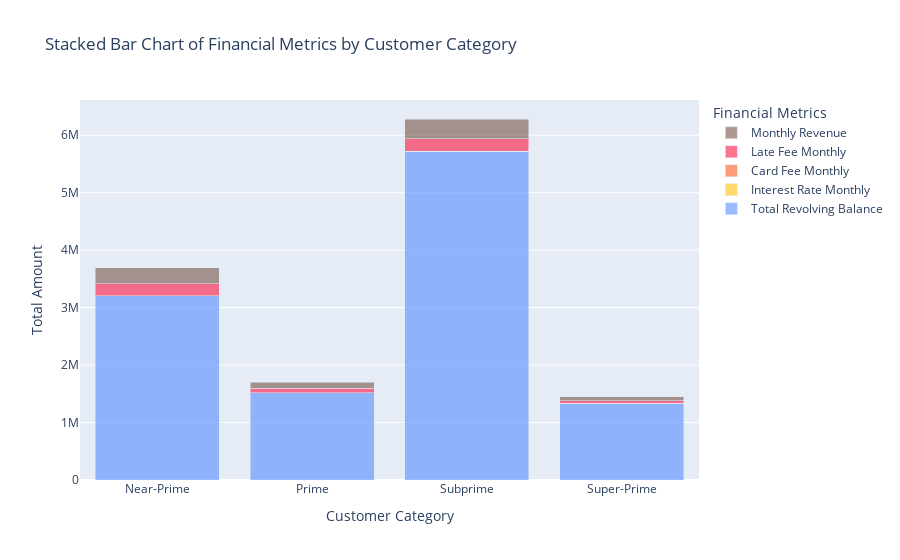

Source (notebook cell):
### Code cell
#plotting stacked bar chart


# Group by 'Customer_Category' and sum the other columns
grouped_data = stack_bar_data.groupby('Customer_Category').sum()

# Extract data for each variable
total_revolving_bal = grouped_data['Total_Revolving_Bal']
interest_rate_monthly = grouped_data['Interest_Rate_monthly']
card_fee_monthly = grouped_data['Card_Fee_Monthly']
late_fee_monthly = grouped_data['Late_Fee_Monthly']
monthly_revenue = grouped_data['Monthy_Revenue']

# Define the categories and colors
categories = grouped_data.index
colors = ['rgba(87, 140, 255, 0.6)', 'rgba(255, 193, 7, 0.6)', 'rgba(255, 87, 34, 0.6)', 'rgba(255, 23, 68, 0.6)', 'rgba(121, 85, 72, 0.6)']

# Create traces for each variable
trace_revolving_bal = go.Bar(x=categories, y=total_revolving_bal, name='Total Revolving Balance', marker_color=colors[0])
trace_interest_rate = go.Bar(x=categories, y=interest_rate_monthly, name='Interest Rate Monthly', marker_color=colors[1])
trace_card_fee = go.Bar(x=categories, y=card_fee_monthly, name='Card Fee Monthly', marker_color=colors[2])
trace_late_fee = go.Bar(x=categories, y=late_fee_monthly, name='Late Fee Monthly', marker_color=colors[3])
trace_monthly_revenue = go.Bar(x=categories, y=monthly_revenue, name='Monthly Revenue', marker_color=colors[4])

# Create the figure
fig = go.Figure(data=[trace_revolving_bal, trace_interest_rate, trace_card_fee, trace_late_fee, trace_monthly_revenue])

# Update layout
fig.update_layout(
    barmode='stack',  # Stacked bar chart
    title='Stacked Bar Chart of Financial Metrics by Customer Category',
    xaxis_title='Customer Category',
    yaxis_title='Total Amount',
    legend_title='Financial Metrics'
)

# Show the figure
fig.show()

### Figure 1 — Plotly figure (JSON) as saved in the notebook; plotly's stock layout.template omitted (floating-point values rounded to 4 significant figures)
{"data": [{"marker": {"color": "rgba(87, 140, 255, 0.6)"}, "name": "Total Revolving Balance", "type": "bar", "x": ["Near-Prime", "Prime", "Subprime", "Super-Prime"], "y": [3203552, 1517120, 5723826, 1331320]}, {"marker": {"color": "rgba(255, 193, 7, 0.6)"}, "name": "Interest Rate Monthly", "type": "bar", "x": ["Near-Prime", "Prime", "Subprime", "Super-Prime"], "y": [76.78, 28.21, 83.51, 17.55]}, {"marker": {"color": "rgba(255, 87, 34, 0.6)"}, "name": "Card Fee Monthly", "type": "bar", "x": ["Near-Prime", "Prime", "Subprime", "Super-Prime"], "y": [3094.0, 2848.0, 37.5, 6467.0]}, {"marker": {"color": "rgba(255, 23, 68, 0.6)"}, "name": "Late Fee Monthly", "type": "bar", "x": ["Near-Prime", "Prime", "Subprime", "Super-Prime"], "y": [210000.0, 74440.0, 212800.0, 40730.0]}, {"marker": {"color": "rgba(121, 85, 72, 0.6)"}, "name": "Monthly Revenue", "type": "bar", "x": ["Near-Prime", "Prime", "Subprime", "Super-Prime"], "y": [277200.0, 105100.0, 346400.0, 67170.0]}], "layout": {"barmode": "stack", "legend": {"title": {"text": "Financial Metrics"}}, "title": {"text": "Stacked Bar Chart of Financial Metrics by Customer Category"}, "xaxis": {"title": {"text": "Customer Category"}}, "yaxis": {"title": {"text": "Total Amount"}}}}
